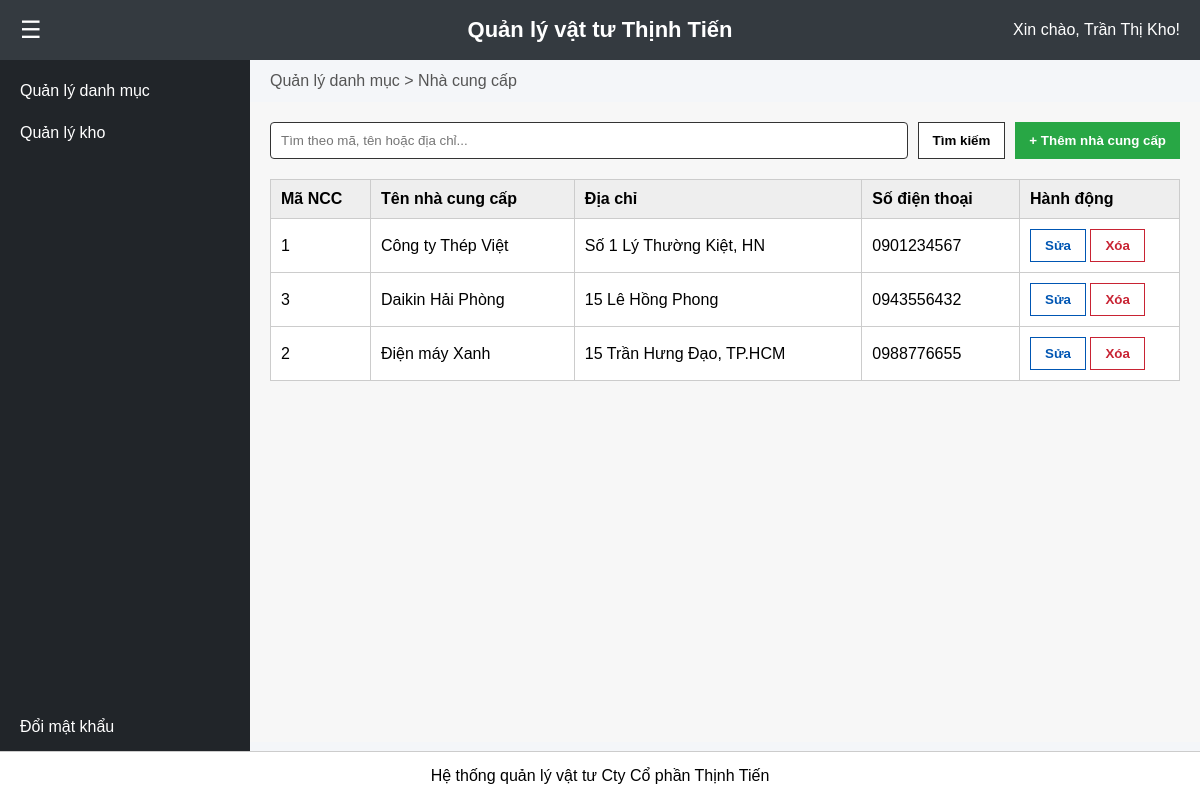
The app's page /nhacungcap.php (signed in) with its own data.
### tables this page shows
CREATE TABLE IF NOT EXISTS `nguoi_dung` (
  `id_nguoi_dung` int(11) NOT NULL AUTO_INCREMENT,
  `tai_khoan` varchar(50) NOT NULL,
  `mat_khau` varchar(255) NOT NULL,
  `ho_ten` varchar(100) NOT NULL,
  `id_vai_tro` int(11) DEFAULT NULL,
  PRIMARY KEY (`id_nguoi_dung`),
  UNIQUE KEY `tai_khoan` (`tai_khoan`),
  KEY `fk_nguoidung_vaitro` (`id_vai_tro`)
);

CREATE TABLE IF NOT EXISTS `nha_cung_cap` (
  `id_ncc` int(11) NOT NULL AUTO_INCREMENT,
  `ten_ncc` varchar(255) NOT NULL,
  `dia_chi` text DEFAULT NULL,
  `dien_thoai` varchar(20) DEFAULT NULL,
  PRIMARY KEY (`id_ncc`)
);

### nhacungcap.php (the view, shortened to what this page needs)
<?php
include 'db_connect.php';
$tukhoa = isset($_GET['tukhoa']) ? trim($_GET['tukhoa']) : '';
$where = '';
$sql_ncc = "SELECT * FROM nha_cung_cap $where ORDER BY ten_ncc";
$result_ncc = @mysqli_query($conn, $sql_ncc);
?>
<!DOCTYPE html>
<html lang="vi">
<head>
    <link rel="stylesheet" href="css/style.css?v=<?php echo time(); ?>">
</head>
<body>
    <?php include 'includes/header.php'; ?>
    <div class="wrapper">
        <?php include 'includes/sidebar.php'; ?>
        <div class="main-content">
            <div style="padding: 12px 20px; color: #555;">Quản lý danh mục > Nhà cung cấp</div>
            <div class="khung-trang">
                <div class="chuc-nang-loc">
                    <form method="GET" class="khung-timkiem">
                        <input type="text" name="tukhoa" placeholder="Tìm theo mã, tên hoặc địa chỉ..." value="<?php echo htmlspecialchars($tukhoa); ?>">
                        <button type="submit" class="nut">Tìm kiếm</button>
                        <button type="button" class="nut nut-them" onclick="moBoxThem()">+ Thêm nhà cung cấp</button>
                    </form>
                </div>
                <table>
                    <thead>
                        <tr>
                            <th style="width:100px;">Mã NCC</th>
                            <th>Tên nhà cung cấp</th>
                            <th>Địa chỉ</th>
                            <th>Số điện thoại</th>
                            <th style="width:160px;">Hành động</th>
                        </tr>
                    </thead>
                    <tbody>
                        <?php if ($result_ncc && mysqli_num_rows($result_ncc) > 0): ?>
                            <?php while ($row = mysqli_fetch_assoc($result_ncc)): ?>
                                <tr>
                                    <td><?php echo htmlspecialchars($row['id_ncc']); ?></td>
                                    <td><?php echo htmlspecialchars($row['ten_ncc']); ?></td>
                                    <td><?php echo htmlspecialchars($row['dia_chi']); ?></td>
                                    <td><?php echo htmlspecialchars($row['dien_thoai']); ?></td>
                                    <td>
                                        <button class="nut nut-sua" onclick="moBoxSua('<?php echo htmlspecialchars($row['id_ncc']); ?>', '<?php echo htmlspecialchars(addslashes($row['ten_ncc'])); ?>', '<?php echo htmlspecialchars(addslashes($row['dia_chi'])); ?>', '<?php echo htmlspecialchars(addslashes($row['dien_thoai'])); ?>')">Sửa</button>
                                        <button class="nut nut-xoa" onclick="xacNhanXoa('<?php echo htmlspecialchars($row['id_ncc']); ?>')">Xóa</button>
                                    </td>
                                </tr>
                            <?php endwhile; ?>
                        <?php else: ?>
                            <tr>
                                <td colspan="5" style="text-align:center; padding: 18px;">Chưa có nhà cung cấp nào hoặc bảng chưa được tạo.</td>
                            </tr>
                        <?php endif; ?>
                    </tbody>
                </table>
            </div>
        </div>
    </div>
    <?php include 'includes/footer.php'; ?>
</body>
</html>

### includes/header.php (shortened to what this page needs)
<?php
include 'db_connect.php';
$id_nguoi_dung = $_SESSION['id_nguoi_dung'];
$sql = "SELECT * FROM nguoi_dung WHERE id_nguoi_dung='$id_nguoi_dung'";
$result_user = mysqli_query($conn, $sql);
if ($row = mysqli_fetch_assoc($result_user)) {
    $ho_ten = $row['ho_ten'];
} else {
    $ho_ten = "Admin";
}
?>
<header>
    <div class="header-left">
        <button class="btn-toggle" onclick="dongMoSidebar()">☰</button>
    </div>
    <div class="header-center">
        Quản lý vật tư Thịnh Tiến
    </div>
    <div class="header-right">
        Xin chào, <?php echo $ho_ten; ?>!
    </div>
</header>

### css/style.css (style rules this page uses)
* { margin: 0; padding: 0; box-sizing: border-box; font-family: Arial, sans-serif; }
body { display: flex; flex-direction: column; height: 100vh; }
header { display: flex; align-items: center; background-color: #343a40; color: white; height: 60px; padding: 0 20px; }
.header-left { flex: 1; display: flex; justify-content: flex-start; }
.header-center { flex: 1; display: flex; justify-content: center; font-size: 22px; font-weight: bold; }
.header-right { flex: 1; display: flex; justify-content: flex-end; }
.btn-toggle { background: transparent; border: none; color: white; font-size: 24px; cursor: pointer; }
.wrapper { display: flex; flex: 1; overflow: hidden; }
.main-content { flex: 1; display: flex; flex-direction: column; background: #f4f6f9; }

### nhacungcap.php (style rules this page uses)
.khung-trang { background: #f7f7f7; padding: 20px; min-height: 80vh; }
table { width: 100%; border-collapse: collapse; background: #fff; }
table, th, td { border: 1px solid #ccc; }
th, td { padding: 10px; text-align: left; }
th { background: #eee; }
.nut { padding: 8px 14px; border: 1px solid #333; background: #fff; cursor: pointer; font-weight: bold; }
.nut-them { background: #28a745; color: #fff; border: none; }
.nut-sua { color: #0056b3; border-color: #0056b3; background: #fff; }
.nut-xoa { color: #c82333; border-color: #c82333; background: #fff; }
.khung-timkiem { display: flex; gap: 10px; margin-bottom: 20px; }
.khung-timkiem input { flex: 1; padding: 10px; border: 1px solid #333; border-radius: 4px; }
.chuc-nang-loc { margin-bottom: 20px; }

### records on screen
nguoi_dung: ho_ten "Trần Thị Kho"
nha_cung_cap: id_ncc "1", ten_ncc "Công ty Thép Việt", dia_chi "Số 1 Lý Thường Kiệt, HN", dien_thoai "0901234567"
nha_cung_cap: id_ncc "3", ten_ncc "Daikin Hải Phòng", dia_chi "15 Lê Hồng Phong", dien_thoai "0943556432"
nha_cung_cap: id_ncc "2", ten_ncc "Điện máy Xanh", dia_chi "15 Trần Hưng Đạo, TP.HCM", dien_thoai "0988776655"
